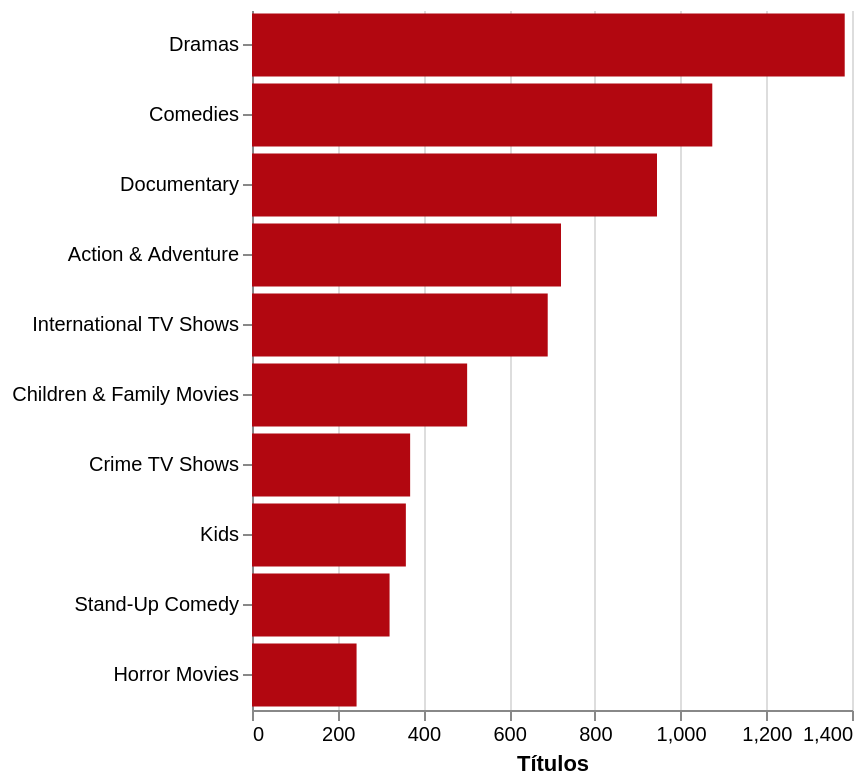

Here is the notebook cell this chart was saved with:
### Markdown cell above
## Três visuais do Dashboard 2

1. **Títulos por categoria:** mostra a frequência das dez categorias mais comuns e permite selecionar categorias no aplicativo. A seleção refina os quatro indicadores, a cobertura e o boxplot.
2. **Cobertura IMDb por categoria:** mostra a porcentagem de títulos com nota nas categorias do recorte selecionado. A quantidade avaliada e o total acompanham o percentual.
3. **Boxplot de notas IMDb por tipo:** mostra a distribuição das notas disponíveis de filmes e séries, incluindo sua mediana. Títulos sem nota ficam fora desse gráfico e permanecem no denominador da cobertura.

No aplicativo, as barras de contagem mantêm o contexto dos filtros gerais. Sem seleção nas barras, indicadores e detalhes consideram todo esse recorte. A cobertura também exibe no máximo dez categorias, ordenadas por tamanho do grupo; a comparação não abrange automaticamente todas as categorias da base.

Abaixo usamos a base completa para conferir o formato e os dados dos três gráficos. A autorização para atualizar a implementação não substitui a justificativa individual do aluno.

### Code cell
# [IA] ChatGPT/Codex – preparar as barras de contagem por categoria.
from src.charts import category_bar, coverage_bar, rating_boxplot

category_bar(category_counts(df, agrupamento))

### Figure 1 — Vega-Lite specification as saved in the notebook (floating-point values rounded to 4 significant figures)
{"config": {"view": {"continuousWidth": 300, "continuousHeight": 300, "stroke": null}}, "data": {"name": "data-71486ebcc3bac915eb0e811b297f317a"}, "mark": {"type": "bar", "color": "#B20710"}, "encoding": {"opacity": {"condition": {"param": "categorias", "value": 1}, "value": 0.25}, "tooltip": [{"field": "categoria", "title": "Categoria", "type": "nominal"}, {"field": "titulos", "title": "Títulos", "type": "quantitative"}], "x": {"field": "titulos", "title": "Títulos", "type": "quantitative"}, "y": {"axis": {"labelLimit": 230}, "field": "categoria", "sort": "-x", "title": null, "type": "nominal"}}, "height": 350, "params": [{"name": "categorias", "select": {"type": "point", "clear": "dblclick", "fields": ["categoria"]}}], "$schema": "https://vega.github.io/schema/vega-lite/v6.4.1.json", "datasets": {"data-71486ebcc3bac915eb0e811b297f317a": [{"categoria": "Dramas", "titulos": 1383}, {"categoria": "Comedies", "titulos": 1074}, {"categoria": "Documentary", "titulos": 945}, {"categoria": "Action & Adventure", "titulos": 721}, {"categoria": "International TV Shows", "titulos": 690}, {"categoria": "Children & Family Movies", "titulos": 502}, {"categoria": "Crime TV Shows", "titulos": 369}, {"categoria": "Kids", "titulos": 359}, {"categoria": "Stand-Up Comedy", "titulos": 321}, {"categoria": "Horror Movies", "titulos": 244}]}}
